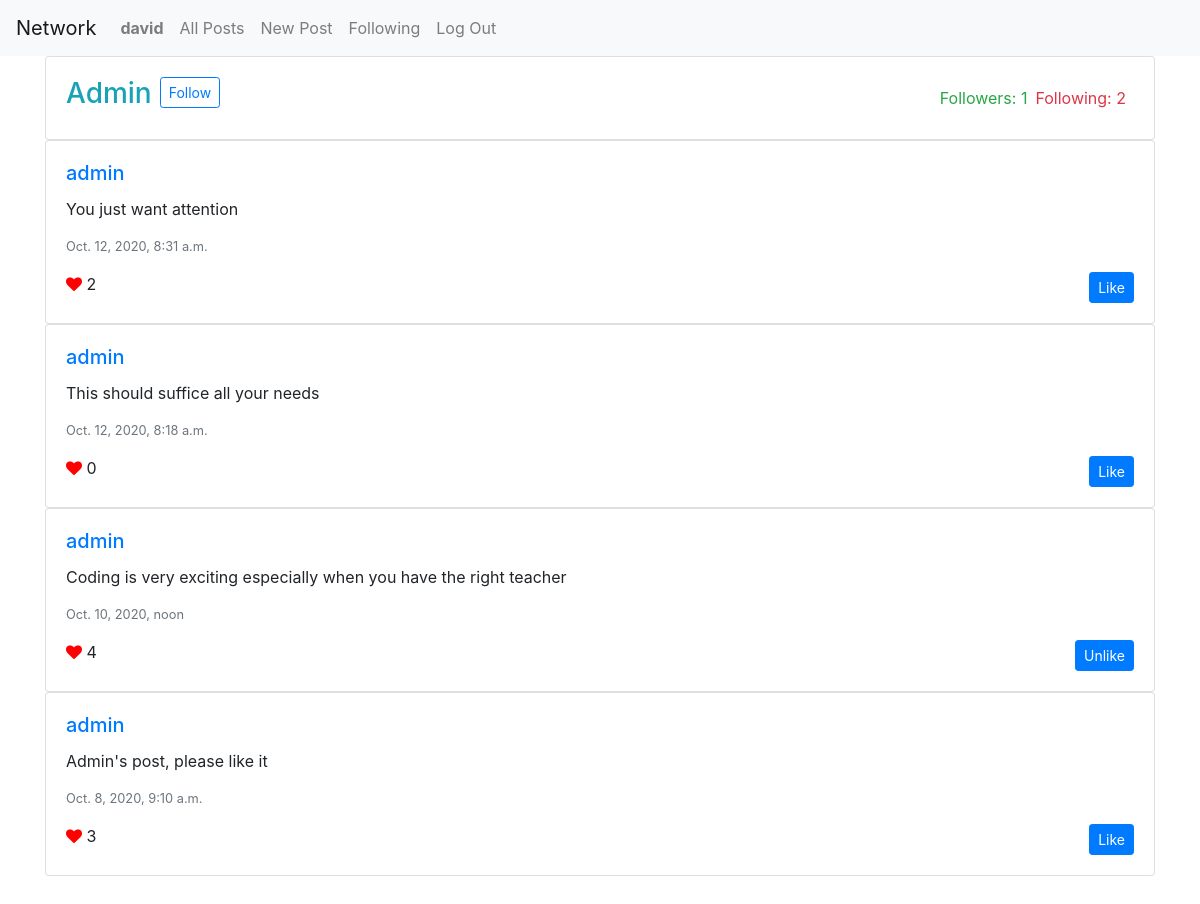
/u/admin (signed in), run on the app's committed database.
### network/models.py (models this page shows, shortened)
class User(AbstractUser):
    following=models.ManyToManyField("self",symmetrical=False,default=0)
    liked_post=models.ManyToManyField("Post",related_name="liked_by",default=None,symmetrical=False,blank=True)
    followers=models.ManyToManyField("self",default='',related_name="follow",blank=True,symmetrical=False)

class Post(models.Model):
    post_creator=models.ForeignKey(User,on_delete=models.CASCADE)
    post_content=models.CharField(max_length=500)
    timestamp=models.DateTimeField(auto_now_add=True)

### network/views.py (the view)
# urls.py: path("u/<username>",views.profile,name="profile"),
@login_required(login_url="/login")
def profile(request,username):
    user=User.objects.get(username=username)
    posts=Post.objects.filter(post_creator=user)
    posts=posts.order_by("-timestamp").all()
    paginator = Paginator(posts, 10)
    page_number = request.GET.get('page')
    page_obj = paginator.get_page(page_number)
    return render(request,"network/profile.html",{"user_profile":user,"page_obj":page_obj})

### network/templates/network/profile.html (shortened to what this page needs)
{% extends "network/index.html" %}
{% load static %}
{%block profile %}
<div class="card">
  <div class="card-body">
    <div class="d-flex align-items-center">
      <div class="d-flex">
        <h3 class="text-info">{{user_profile.username.capitalize}}</h3>
        {%if request.user.username != user_profile.username %}
        <a href="javascript: follow({{user_profile.id}})"
          class="btn btn-outline-primary btn-sm mx-2 h-25"
          id="follow-btn"
        >{% if request.user in user_profile.followers.all%}
          Unfollow
          {% else %}
          Follow
          {%endif %}
        </a>
        {%endif %}
      </div>
      <div class="w-100 d-flex justify-content-end">
        <span class="text-success">Followers: <span id="follower">{{user_profile.followers.all.count}}</span></span>
        <span class="text-danger mx-2">Following: {{user_profile.following.all.count}}</span>
      </div>
    </div>
  </div>
</div>
{% endblock %}

### network/templates/network/index.html (shortened to what this page needs)
{% extends "network/layout.html" %}
{% load static %}
{% block body %}
<div class="container">
  {% block profile %}{% endblock %}
    {% for post in page_obj %}
    <div class="card">
  <div class="card-body">
    <a href ="{% url 'profile'  post.post_creator.username %}"><h5 class="card-title">{{post.post_creator.username}}</h5></a>
    <p class="card-text" id="content{{post.id}}">{{post.post_content}}</p>
    <p class="text-muted small">
      {{post.timestamp}}
    </p>
    <p class="card-text">
      <i class="fa fa-heart" style="color:red;"></i>
      <span id="pnum{{post.id}}">{{post.liked_by.all.count}}</span>
      <a class="btn btn-primary btn-sm" id="anch{{post.id}}" href="javascript: like({{post.id}})" style="float:right;">
          {% if request.user in post.liked_by.all%}
            Unlike
            {% else %}
            Like
            {% endif %}
      </a>
    </p>
  </div>
</div>
{% empty %}
<br>
<h6 style="text-align:center;">Nothing to display!</h6>
{% endfor %}
<br>
</div>
{% endblock %}

### network/templates/network/layout.html (shortened to what this page needs)
{% load static %}
<!DOCTYPE html>
<html lang="en">
    <head>
        <link rel="stylesheet" href="https://stackpath.bootstrapcdn.com/bootstrap/4.4.1/css/bootstrap.min.css">
        <link href="{% static 'network/styles.css' %}" rel="stylesheet">
        <link rel="stylesheet" href="https://cdnjs.cloudflare.com/ajax/libs/font-awesome/4.7.0/css/font-awesome.min.css">
    </head>
    <body>
        <nav class="navbar navbar-expand-lg navbar-light bg-light">
            <a class="navbar-brand" href="#">Network</a>
            <div>
              <ul class="navbar-nav mr-auto">
                {% if user.is_authenticated %}
                    <li class="nav-item">
                        <a class="nav-link" href="{% url 'profile' user.username %}"><strong>{{ user.username }}</strong></a>
                    </li>
                {% endif %}
                <li class="nav-item">
                  <a class="nav-link" href="{% url 'index' %}">All Posts</a>
                </li>
                {% if user.is_authenticated %}
                <li class="nav-item">
                    <a class="nav-link" href="{% url 'newpost' %}">New Post</a>
                </li>
                    <li class="nav-item">
                        <a class="nav-link" href="{% url 'following' %}">Following</a>
                    </li>
                    <li class="nav-item">
                        <a class="nav-link" href="{% url 'logout' %}">Log Out</a>
                    </li>
                {% endif %}
              </ul>
            </div>
          </nav>
        <div class="body">
            {% block body %}
            {% endblock %}
        </div>
    </body>
</html>

### data on the page
User: username "david"
User: username "Admin", followers.all.count "1", following.all.count "2"
Post: post_creator.username "admin", post_content "You just want attention", timestamp "Oct. 12, 2020, 8:31 a.m.", liked_by.all.count "2", shows "Like"
Post: post_creator.username "admin", post_content "This should suffice all your needs", timestamp "Oct. 12, 2020, 8:18 a.m.", liked_by.all.count "0", shows "Like"
Post: post_creator.username "admin", post_content "Coding is very exciting especially when you have the right teacher", timestamp "Oct. 10, 2020, noon", liked_by.all.count "4", shows "Unlike"
Post: post_creator.username "admin", post_content "Admin's post, please like it", timestamp "Oct. 8, 2020, 9:10 a.m.", liked_by.all.count "3", shows "Like"
